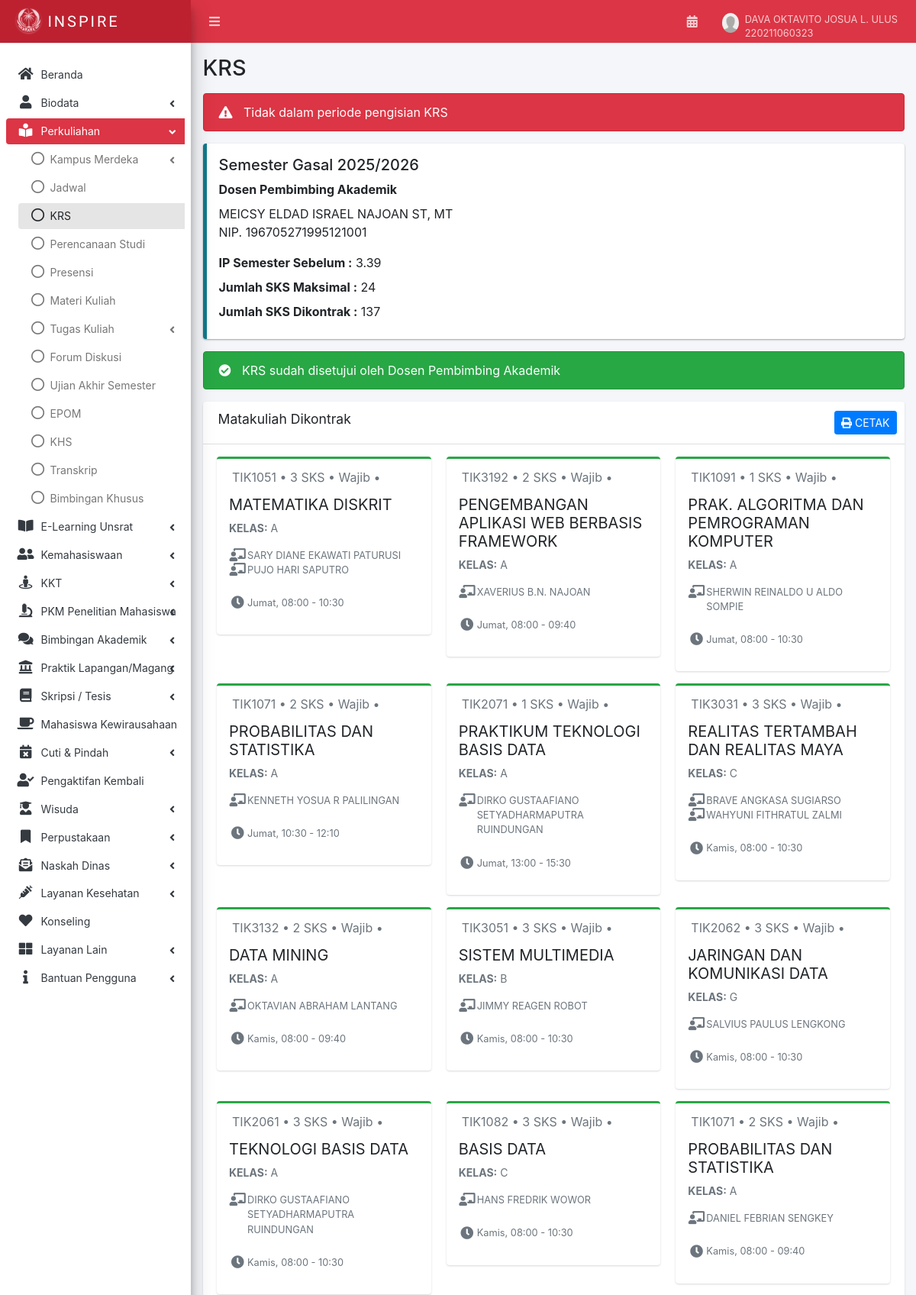
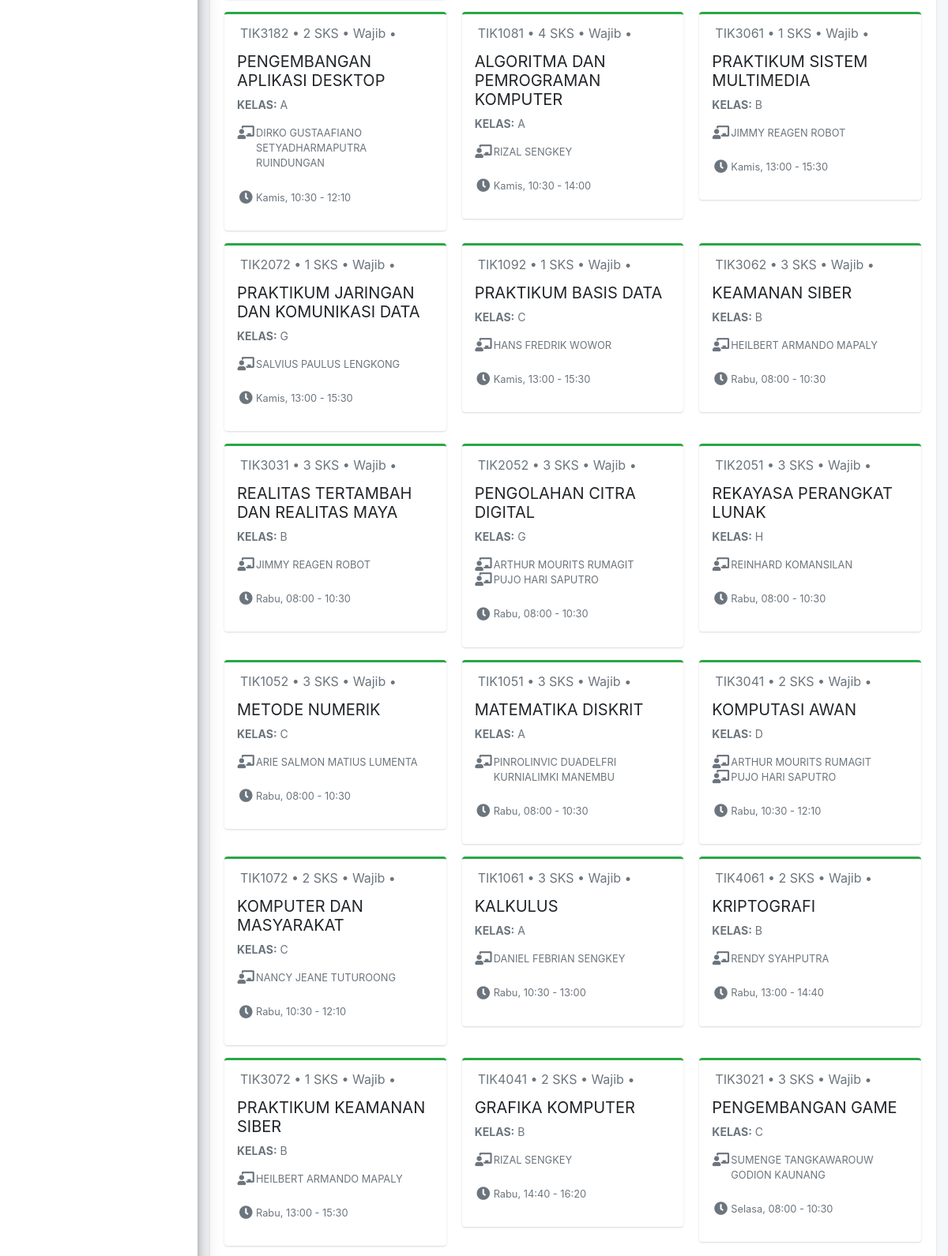
Screenshot of /krs.php (signed in, upper part) with the database file from the repository (2 pictures, top to bottom).
### tables this page shows
CREATE TABLE `krs` (
  `id` int NOT NULL,
  `nim` varchar(20) NOT NULL,
  `kode_mk` varchar(20) NOT NULL,
  `nama_mk` varchar(100) NOT NULL,
  `sks` int NOT NULL DEFAULT '3',
  `jenis` varchar(20) DEFAULT 'Wajib',
  `kelas` varchar(5) DEFAULT 'A',
  `dosen1` varchar(150) DEFAULT NULL,
  `dosen2` varchar(150) DEFAULT NULL,
  `hari` varchar(20) NOT NULL,
  `jam_mulai` varchar(10) NOT NULL,
  `jam_selesai` varchar(10) NOT NULL,
  `nilai_huruf` varchar(2) DEFAULT NULL,
  `bobot` decimal(3,2) DEFAULT '0.00',
  `nilai_dosen1` decimal(5,2) DEFAULT NULL,
  `nilai_dosen2` decimal(5,2) DEFAULT NULL,
  `semester_krs` varchar(20) DEFAULT '20251',
  `status_krs` varchar(20) DEFAULT 'Disetujui',
  `created_at` timestamp NULL DEFAULT CURRENT_TIMESTAMP
);

### krs.php (the view, shortened to what this page needs)
<?php include 'layout/header.php'; ?>
<?php
include 'config/database.php';
$nim = isset($_SESSION['nim']) ? mysqli_real_escape_string($conn, $_SESSION['nim']) : '';
$krs_list = [];
$total_sks = 0;
$query_krs = "SELECT * FROM krs WHERE nim = '$nim' ORDER BY hari ASC, jam_mulai ASC";
$result_krs = @mysqli_query($conn, $query_krs);
if ($result_krs) {
    while ($row = mysqli_fetch_assoc($result_krs)) {
        $krs_list[] = $row;
        $total_sks += $row['sks'];
    }
}
$ip_sebelum = 0;
$query_ip = "SELECT
    SUM(
        CASE
            WHEN nilai_huruf = 'A' THEN 4 * sks
            WHEN nilai_huruf = 'B+' THEN 3.5 * sks
            WHEN nilai_huruf = 'B' THEN 3 * sks
            WHEN nilai_huruf = 'C+' THEN 2.5 * sks
            WHEN nilai_huruf = 'C' THEN 2 * sks
            WHEN nilai_huruf = 'D' THEN 1 * sks
            ELSE 0
        END
    ) / SUM(sks) as ip
    FROM transkrip
    WHERE nim = '$nim' AND semester = 6";
$result_ip = @mysqli_query($conn, $query_ip);
if ($result_ip && $row = mysqli_fetch_assoc($result_ip)) {
    $ip_sebelum = $row['ip'] ? number_format($row['ip'], 2) : 3.39;
}
$max_sks = 24;
if ($ip_sebelum >= 3.00) {
    $max_sks = 24;
} elseif ($ip_sebelum >= 2.50) {
    $max_sks = 22;
} elseif ($ip_sebelum >= 2.00) {
    $max_sks = 20;
} else {
    $max_sks = 18;
}
?>
<div class="content-wrapper" style="min-height: 799.031px;">
    <div class="content-header">
        <div class="container-fluid">
            <h1>KRS</h1>
        </div>
    </div>
    <div class="content">
        <div class="container-fluid">
            <div class="row">
                <div class="col-12">
                    <div class="alert alert-danger">
                        <span><i class="icon fas fa-exclamation-triangle"></i> Tidak dalam periode pengisian KRS</span>
                    </div>
                </div>
            </div>
            <div class="row">
                <div class="col-md-12">
                    <div class="callout callout-info">
                        <h5>Semester Gasal 2025/2026</h5>
                        <label>Dosen Pembimbing Akademik</label>
                        <p>
                            MEICSY ELDAD ISRAEL NAJOAN ST, MT<br>
                            NIP. 196705271995121001
                        </p>
                        <label>IP Semester Sebelum : </label> <?php echo $ip_sebelum; ?> <br>
                        <label>Jumlah SKS Maksimal : </label> <?php echo $max_sks; ?> <br>
                        <label>Jumlah SKS Dikontrak : </label> <?php echo $total_sks; ?>
                    </div>
                </div>
            </div>
            <div class="row">
                <div class="col-12">
                    <div class="alert alert-success">
                        <span><i class="icon fas fa-check-circle"></i> KRS sudah disetujui oleh Dosen Pembimbing Akademik</span>
                    </div>
                </div>
            </div>
            <div class="row">
                <div class="col-12">
                    <div class="card card-solid">
                        <div class="card-header">
                            <h3 class="card-title">Matakuliah Dikontrak</h3>
                            <div class="card-tools">
                                <a href="krs_cetak.php" target="_blank">
                                    <button class="btn btn-primary btn-sm"><i class="fas fa-print"></i> CETAK</button>
                                </a>
                            </div>
                        </div>
                        <div class="card-body pb-0">
                            <div class="row d-flex align-items-stretch">
                                <?php if (count($krs_list) > 0): ?>
                                    <?php foreach ($krs_list as $mk): ?>
                                    <div class="col-12 col-sm-6 col-md-4">
                                        <div class="card card-success card-outline">
                                            <div class="card-header text-muted border-bottom-0">
                                                <?php echo htmlspecialchars($mk['kode_mk']); ?> •
                                                <?php echo $mk['sks']; ?> SKS •
                                                <?php echo $mk['jenis']; ?> •
                                                <br>
                                            </div>
                                            <div class="card-body pt-0">
                                                <div class="row">
                                                    <div class="col-12">
                                                        <h2 class="lead"><b><?php echo htmlspecialchars($mk['nama_mk']); ?></b></h2>
                                                        <p class="text-muted text-sm"><b>KELAS:</b> <?php echo $mk['kelas']; ?></p>
                                                        <ul class="ml-4 fa-ul text-muted">
                                                            <?php if (!empty($mk['dosen1'])): ?>
                                                            <li class="small">
                                                                <div class="fa-li"><i class="fas fa-lg fa-chalkboard-teacher"></i></div>
                                                                <?php echo htmlspecialchars($mk['dosen1']); ?>
                                                            </li>
                                                            <?php endif; ?>
                                                            <?php if (!empty($mk['dosen2'])): ?>
                                                            <li class="small">
                                                                <div class="fa-li"><i class="fas fa-lg fa-chalkboard-teacher"></i></div>
                                                                <?php echo htmlspecialchars($mk['dosen2']); ?>
                                                            </li>
                                                            <?php endif; ?>
                                                            <br>
                                                            <li class="small">
                                                                <span class="fa-li"><i class="fas fa-lg fa-clock"></i></span>
                                                                <?php echo $mk['hari']; ?>, <?php echo $mk['jam_mulai']; ?> - <?php echo $mk['jam_selesai']; ?>
                                                            </li>
                                                        </ul>
                                                    </div>
                                                </div>
                                            </div>
                                        </div>
                                    </div>
                                    <?php endforeach; ?>
                                <?php endif; ?>
                            </div>
                        </div>
                    </div>
                </div>
            </div>
        </div>
    </div>
</div>
<?php include 'layout/footer.php'; ?>

### rows the page displays
krs: kode_mk "TIK1051", sks "3", jenis "Wajib", nama_mk "MATEMATIKA DISKRIT", kelas "A", dosen1 "SARY DIANE EKAWATI PATURUSI", dosen2 "PUJO HARI SAPUTRO", hari "Jumat", jam_mulai "08:00", jam_selesai "10:30"
krs: kode_mk "TIK3192", sks "2", jenis "Wajib", nama_mk "PENGEMBANGAN APLIKASI WEB BERBASIS FRAMEWORK", kelas "A", dosen1 "XAVERIUS B.N. NAJOAN", hari "Jumat", jam_mulai "08:00", jam_selesai "09:40"
krs: kode_mk "TIK1091", sks "1", jenis "Wajib", nama_mk "PRAK. ALGORITMA DAN PEMROGRAMAN KOMPUTER", kelas "A", dosen1 "SHERWIN REINALDO U ALDO SOMPIE", hari "Jumat", jam_mulai "08:00", jam_selesai "10:30"
krs: kode_mk "TIK1071", sks "2", jenis "Wajib", nama_mk "PROBABILITAS DAN STATISTIKA", kelas "A", dosen1 "KENNETH YOSUA R PALILINGAN", hari "Jumat", jam_mulai "10:30", jam_selesai "12:10"
krs: kode_mk "TIK2071", sks "1", jenis "Wajib", nama_mk "PRAKTIKUM TEKNOLOGI BASIS DATA", kelas "A", dosen1 "DIRKO GUSTAAFIANO SETYADHARMAPUTRA RUINDUNGAN", hari "Jumat", jam_mulai "13:00", jam_selesai "15:30"
krs: kode_mk "TIK3031", sks "3", jenis "Wajib", nama_mk "REALITAS TERTAMBAH DAN REALITAS MAYA", kelas "C", dosen1 "BRAVE ANGKASA SUGIARSO", dosen2 "WAHYUNI FITHRATUL ZALMI", hari "Kamis", jam_mulai "08:00", jam_selesai "10:30"
krs: kode_mk "TIK3132", sks "2", jenis "Wajib", nama_mk "DATA MINING", kelas "A", dosen1 "OKTAVIAN ABRAHAM LANTANG", hari "Kamis", jam_mulai "08:00", jam_selesai "09:40"
krs: kode_mk "TIK3051", sks "3", jenis "Wajib", nama_mk "SISTEM MULTIMEDIA", kelas "B", dosen1 "JIMMY REAGEN ROBOT", hari "Kamis", jam_mulai "08:00", jam_selesai "10:30"
krs: kode_mk "TIK2062", sks "3", jenis "Wajib", nama_mk "JARINGAN DAN KOMUNIKASI DATA", kelas "G", dosen1 "SALVIUS PAULUS LENGKONG", hari "Kamis", jam_mulai "08:00", jam_selesai "10:30"
krs: kode_mk "TIK2061", sks "3", jenis "Wajib", nama_mk "TEKNOLOGI BASIS DATA", kelas "A", dosen1 "DIRKO GUSTAAFIANO SETYADHARMAPUTRA RUINDUNGAN", hari "Kamis", jam_mulai "08:00", jam_selesai "10:30"
krs: kode_mk "TIK1082", sks "3", jenis "Wajib", nama_mk "BASIS DATA", kelas "C", dosen1 "HANS FREDRIK WOWOR", hari "Kamis", jam_mulai "08:00", jam_selesai "10:30"
krs: kode_mk "TIK1071", sks "2", jenis "Wajib", nama_mk "PROBABILITAS DAN STATISTIKA", kelas "A", dosen1 "DANIEL FEBRIAN SENGKEY", hari "Kamis", jam_mulai "08:00", jam_selesai "09:40"
krs: kode_mk "TIK3182", sks "2", jenis "Wajib", nama_mk "PENGEMBANGAN APLIKASI DESKTOP", kelas "A", dosen1 "DIRKO GUSTAAFIANO SETYADHARMAPUTRA RUINDUNGAN", hari "Kamis", jam_mulai "10:30", jam_selesai "12:10"
krs: kode_mk "TIK1081", sks "4", jenis "Wajib", nama_mk "ALGORITMA DAN PEMROGRAMAN KOMPUTER", kelas "A", dosen1 "RIZAL SENGKEY", hari "Kamis", jam_mulai "10:30", jam_selesai "14:00"
krs: kode_mk "TIK3061", sks "1", jenis "Wajib", nama_mk "PRAKTIKUM SISTEM MULTIMEDIA", kelas "B", dosen1 "JIMMY REAGEN ROBOT", hari "Kamis", jam_mulai "13:00", jam_selesai "15:30"
krs: kode_mk "TIK2072", sks "1", jenis "Wajib", nama_mk "PRAKTIKUM JARINGAN DAN KOMUNIKASI DATA", kelas "G", dosen1 "SALVIUS PAULUS LENGKONG", hari "Kamis", jam_mulai "13:00", jam_selesai "15:30"
krs: kode_mk "TIK1092", sks "1", jenis "Wajib", nama_mk "PRAKTIKUM BASIS DATA", kelas "C", dosen1 "HANS FREDRIK WOWOR", hari "Kamis", jam_mulai "13:00", jam_selesai "15:30"
krs: kode_mk "TIK3062", sks "3", jenis "Wajib", nama_mk "KEAMANAN SIBER", kelas "B", dosen1 "HEILBERT ARMANDO MAPALY", hari "Rabu", jam_mulai "08:00", jam_selesai "10:30"
krs: kode_mk "TIK3031", sks "3", jenis "Wajib", nama_mk "REALITAS TERTAMBAH DAN REALITAS MAYA", kelas "B", dosen1 "JIMMY REAGEN ROBOT", hari "Rabu", jam_mulai "08:00", jam_selesai "10:30"
krs: kode_mk "TIK2052", sks "3", jenis "Wajib", nama_mk "PENGOLAHAN CITRA DIGITAL", kelas "G", dosen1 "ARTHUR MOURITS RUMAGIT", dosen2 "PUJO HARI SAPUTRO", hari "Rabu", jam_mulai "08:00", jam_selesai "10:30"
krs: kode_mk "TIK2051", sks "3", jenis "Wajib", nama_mk "REKAYASA PERANGKAT LUNAK", kelas "H", dosen1 "REINHARD KOMANSILAN", hari "Rabu", jam_mulai "08:00", jam_selesai "10:30"
krs: kode_mk "TIK1052", sks "3", jenis "Wajib", nama_mk "METODE NUMERIK", kelas "C", dosen1 "ARIE SALMON MATIUS LUMENTA", hari "Rabu", jam_mulai "08:00", jam_selesai "10:30"
krs: kode_mk "TIK1051", sks "3", jenis "Wajib", nama_mk "MATEMATIKA DISKRIT", kelas "A", dosen1 "PINROLINVIC DUADELFRI KURNIALIMKI MANEMBU", hari "Rabu", jam_mulai "08:00", jam_selesai "10:30"
krs: kode_mk "TIK3041", sks "2", jenis "Wajib", nama_mk "KOMPUTASI AWAN", kelas "D", dosen1 "ARTHUR MOURITS RUMAGIT", dosen2 "PUJO HARI SAPUTRO", hari "Rabu", jam_mulai "10:30", jam_selesai "12:10"
krs: kode_mk "TIK1072", sks "2", jenis "Wajib", nama_mk "KOMPUTER DAN MASYARAKAT", kelas "C", dosen1 "NANCY JEANE TUTUROONG", hari "Rabu", jam_mulai "10:30", jam_selesai "12:10"
krs: kode_mk "TIK1061", sks "3", jenis "Wajib", nama_mk "KALKULUS", kelas "A", dosen1 "DANIEL FEBRIAN SENGKEY", hari "Rabu", jam_mulai "10:30", jam_selesai "13:00"
krs: kode_mk "TIK4061", sks "2", jenis "Wajib", nama_mk "KRIPTOGRAFI", kelas "B", dosen1 "RENDY SYAHPUTRA", hari "Rabu", jam_mulai "13:00", jam_selesai "14:40"
krs: kode_mk "TIK3072", sks "1", jenis "Wajib", nama_mk "PRAKTIKUM KEAMANAN SIBER", kelas "B", dosen1 "HEILBERT ARMANDO MAPALY", hari "Rabu", jam_mulai "13:00", jam_selesai "15:30"
krs: kode_mk "TIK4041", sks "2", jenis "Wajib", nama_mk "GRAFIKA KOMPUTER", kelas "B", dosen1 "RIZAL SENGKEY", hari "Rabu", jam_mulai "14:40", jam_selesai "16:20"
krs: kode_mk "TIK3021", sks "3", jenis "Wajib", nama_mk "PENGEMBANGAN GAME", kelas "C", dosen1 "SUMENGE TANGKAWAROUW GODION KAUNANG", hari "Selasa", jam_mulai "08:00", jam_selesai "10:30"

### other values shown
$nama "DAVA OKTAVITO JOSUA L. ULUS"
$nim "220211060323"
$ip_sebelum "3.39"
$max_sks "24"
$total_sks "137"
